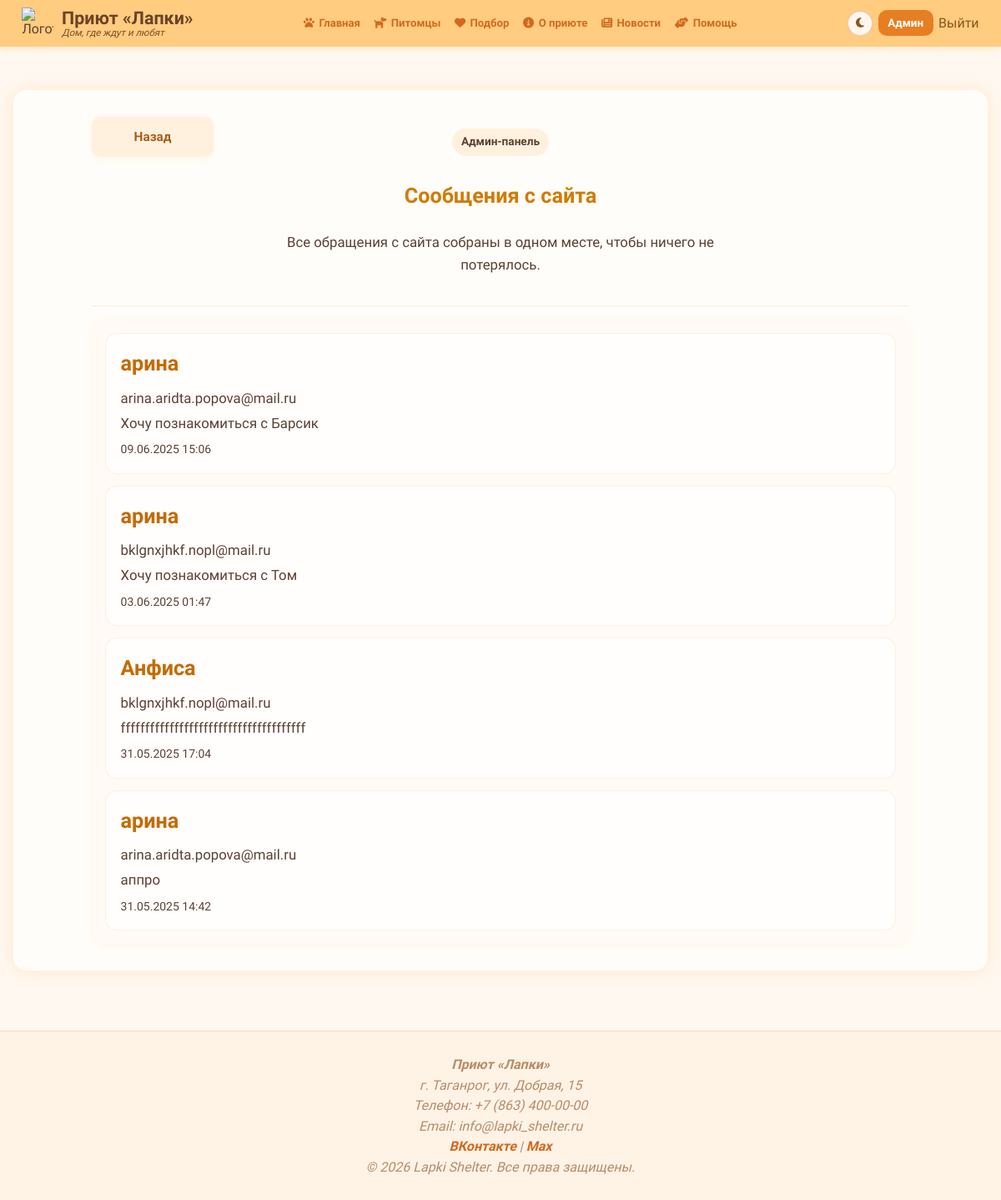
Screenshot of /dashboard/admin/feedback/ (signed in) with the database file from the repository.
### shelter/models.py (models this page shows, shortened)
class Feedback(models.Model):
    name = models.CharField('Имя', max_length=100)
    email = models.EmailField('Email')
    message = models.TextField('Сообщение')
    submitted_at = models.DateTimeField('Дата отправки', auto_now_add=True)
    class Meta:
        verbose_name = 'Сообщение'
        verbose_name_plural = 'Сообщения'
        ordering = ['-submitted_at']

### shelter/views.py (the view)
# urls.py: path('dashboard/admin/feedback/', views.admin_feedback_list, name='admin_feedback_list'),
@admin_required
def admin_feedback_list(request):
    feedback_items = Feedback.objects.order_by('-submitted_at')
    return render(
        request,
        'shelter/admin_feedback_list.html',
        {
            'feedback_items': feedback_items,
            'page_title': 'Сообщения с сайта',
        },
    )

### shelter/views.py (called while the page is built)
def get_effective_role(user):
    if not user.is_authenticated:
        return None
    if user.is_superuser or user.is_staff:
        return 'admin'
    profile = ensure_user_profile(user)
    return profile.role if profile else 'user'

def admin_required(view_func):
    @wraps(view_func)
    @login_required
    def wrapper(request, *args, **kwargs):
        if get_effective_role(request.user) != 'admin':
            messages.error(request, 'Эта страница доступна только администратору.')
            return redirect('dashboard')
        return view_func(request, *args, **kwargs)
    return wrapper

### shelter/templates/shelter/admin_feedback_list.html (shortened to what this page needs)
{% extends 'shelter/base.html' %}
{% block content %}
<section class="page-section admin-page-section">
    <div class="admin-page-header admin-page-header-balanced">
        <div class="admin-page-header__side admin-page-header__side-left">
            <a href="{% url 'dashboard' %}" class="header-link admin-header-btn">Назад</a>
        </div>
        <div class="admin-page-header__center">
            <p class="admin-badge">Админ-панель</p>
            <h1>{{ page_title }}</h1>
            <p class="results-intro">Все обращения с сайта собраны в одном месте, чтобы ничего не потерялось.</p>
        </div>
    </div>
    <div class="admin-table-card admin-table-card-centered">
        <div class="admin-record-grid">
            {% for item in feedback_items %}
                <article class="admin-record admin-record-no-thumb admin-record--stacked">
                    <div class="admin-record__main">
                        <h2>{{ item.name }}</h2>
                        <p>{{ item.email }}</p>
                        <p>{{ item.message }}</p>
                        <small>{{ item.submitted_at|date:"d.m.Y H:i" }}</small>
                    </div>
                </article>
            {% empty %}
                <p>Сообщений пока нет.</p>
            {% endfor %}
        </div>
    </div>
</section>
{% endblock %}

### shelter/static/shelter/css/styles.css (style rules this page uses)
html { scroll-behavior: smooth; }
body { margin: 0; min-height: 100vh; display: flex; flex-direction: column; padding: 0; font-family: 'Comfortaa', cursive, sans-serif; background: #fff8f0; color: #5c4033; overflow-x: hidden; }
h1, .section-title, .welcome-text h1 { text-align: center; color: #d17b00; }
.page-section { max-width: 100%; margin: 0 auto; box-sizing: border-box; }
.page-section p, .welcome-text p { color: #5c4033; }
.header-link { color: #8c531d; font-weight: 700; text-decoration: none; }
.admin-page-header .header-link, .admin-dashboard-item .header-link, .admin-tight-list .header-link { display: inline-flex; align-items: center; justify-content: center; padding: 0.55rem 0.85rem; border-radius: 10px; background: #fff1de; color: #a65f1b; font-weight: 700; text-decoration: none; box-shadow: 0 2px 8px rgba(255, 204, 128, 0.16); }
.admin-page-section { max-width: 980px; margin: 0 auto; }
.admin-page-header { margin-bottom: 1rem; padding-bottom: 0.75rem; border-bottom: 1px solid rgba(209, 123, 0, 0.12); }
.admin-page-header-balanced { display: grid; grid-template-columns: 180px minmax(0, 1fr) 180px; align-items: start; gap: 1rem; }
.admin-page-header__side { display: flex; }
.admin-page-header__side-left { justify-content: flex-start; }
.admin-page-header__center { text-align: center; }
.admin-header-btn { display: inline-flex !important; align-items: center; justify-content: center; box-sizing: border-box; width: 146px; min-width: 146px; min-height: 48px; padding: 0.68rem 1rem; font-size: 0.96rem; line-height: 1.2; text-align: center; white-space: nowrap; }
.admin-badge { display: inline-block; margin-bottom: 0.5rem; padding: 0.35rem 0.7rem; border-radius: 999px; background: #fff1de; color: #a65f1b; font-size: 0.85rem; font-weight: 700; }
.admin-table-card { padding: 1rem; border-radius: 16px; background: #fffaf5; box-shadow: 0 2px 10px rgba(255, 204, 128, 0.15); }
.admin-table-card-centered { max-width: 980px; margin: 0 auto; }
.admin-record-grid { display: flex; flex-direction: column; gap: 14px; }
.admin-record { display: grid; grid-template-columns: 112px 1fr auto; align-items: center; gap: 1rem; padding: 1rem 1.1rem; border-radius: 14px; background: rgba(255, 255, 255, 0.72); border: 1px solid rgba(209, 123, 0, 0.1); }
.admin-record__main h2 { margin: 0 0 0.45rem; text-align: left; color: #c46a00; }
.admin-record__main p { margin: 0.2rem 0; }
.admin-record-no-thumb { grid-template-columns: 1fr auto; }
.results-intro { max-width: 850px; margin: 0 auto 1.5rem; text-align: center; color: #6b4f3b; }

### rows the page displays
Feedback: name "арина", email "arina.aridta.popova@mail.ru", message "Хочу познакомиться с Барсик", submitted_at "09.06.2025 15:06"
Feedback: name "арина", email "bklgnxjhkf.nopl@mail.ru", message "Хочу познакомиться с Том", submitted_at "03.06.2025 01:47"
Feedback: name "Анфиса", email "bklgnxjhkf.nopl@mail.ru", message "ffffffffffffffffffffffffffffffffffffff", submitted_at "31.05.2025 17:04"
Feedback: name "арина", email "arina.aridta.popova@mail.ru", message "аппро", submitted_at "31.05.2025 14:42"

### other values shown
{{ page_title }} "Сообщения с сайта"
